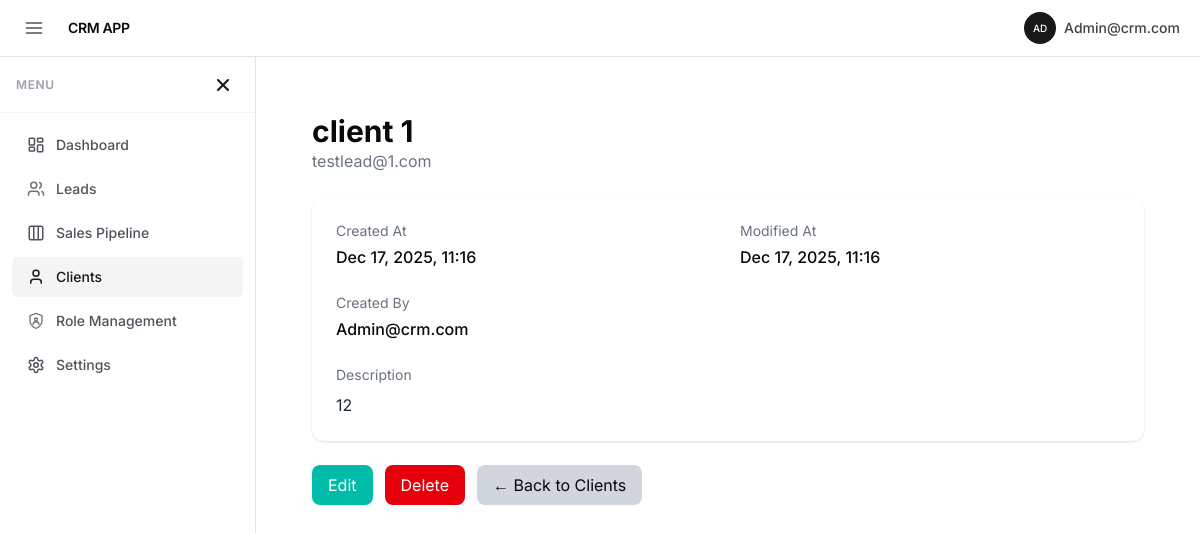
/dashboard/clients/1/ (signed in), run on the app's committed database.
### settings/models.py (models this page shows, shortened)
class AppSetting(models.Model):
    app_name = models.CharField(max_length=100, default="Teal CRM")
    base_url = models.URLField(blank=True, default="")
    logo = models.ImageField(
        upload_to="branding/",
        blank=True,
        null=True
    )
    smtp_host = models.CharField(max_length=255, blank=True)
    smtp_port = models.PositiveIntegerField(default=587)
    smtp_username = models.CharField(max_length=255, blank=True)
    smtp_password = models.CharField(max_length=255, blank=True)
    smtp_use_tls = models.BooleanField(default=True)
    smtp_use_ssl = models.BooleanField(default=False)
    smtp_from_email = models.EmailField(blank=True)

### client/models.py (models this page shows, shortened)
class Client(models.Model):
    name = models.CharField(max_length=255)
    email = models.EmailField(unique=True)
    description = models.TextField(blank=True, null=True)
    created_by = models.ForeignKey(User, related_name='leads' ,on_delete=models.CASCADE)
    created_at = models.DateTimeField(auto_now_add=True)
    modified_at = models.DateTimeField(auto_now=True)
    deleted_at = models.DateTimeField(null=True, blank=True)
    deleted_by = models.ForeignKey(
        settings.AUTH_USER_MODEL,
        null=True,
        blank=True,
        on_delete=models.SET_NULL,
        related_name='deleted_clients'
    )

### client/views.py (the view)
# urls.py: path('<int:pk>/', views.clients_detail, name='clients_detail'),
@login_required
def clients_detail(request, pk):
    if "clients.view" not in request.user_perms:
        return HttpResponse(status=403)
    client = get_object_or_404(
        Client,
        pk=pk,
        created_by=request.user,
        deleted_at__isnull=True
    )
    return render(request, "client/clients_detail.html", {
        "client": client
    })

### crm/context_processors.py (called while the page is built)
def app_settings(request):
    setting = AppSetting.objects.first()
    return {
        'app_setting': setting
    }

### userprofile/context_processors.py (called while the page is built)
def sidebar_visibility(request):
    auth_pages = [
        'login',
        'signup',
        'login_otp',
        'verify_login_otp',
        'forgot_password',
        'verify_otp',
        'reset_password'
    ]
    current_url_name = request.resolver_match.url_name if request.resolver_match else None
    show_shell = request.user.is_authenticated and current_url_name not in auth_pages
    return {
        'show_app_shell': show_shell
    }

### client/templates/client/clients_detail.html (shortened to what this page needs)
{% extends 'core/base.html' %}
{% block content %}
<div class="max-w-4xl mx-auto p-6">
    <div class="mb-6">
        <h1 class="text-3xl font-bold">{{ client.name }}</h1>
        <p class="text-gray-500">{{ client.email }}</p>
    </div>
    <div class="bg-white rounded-xl shadow p-6 space-y-6">
        <div class="grid grid-cols-1 md:grid-cols-2 gap-6">
            <div>
                <p class="text-sm text-gray-500">Created At</p>
                <p class="mt-1 font-medium">
                    {{ client.created_at|date:"M d, Y, H:i" }}
                </p>
            </div>
            <div>
                <p class="text-sm text-gray-500">Modified At</p>
                <p class="mt-1 font-medium">
                    {{ client.modified_at|date:"M d, Y, H:i" }}
                </p>
            </div>
            <div>
                <p class="text-sm text-gray-500">Created By</p>
                <p class="mt-1 font-medium">
                    {{ client.created_by.username }}
                </p>
            </div>
        </div>
        <div>
            <p class="text-sm text-gray-500">Description</p>
            <p class="mt-2 text-gray-800">
                {{ client.description|default:"No description provided." }}
            </p>
        </div>
    </div>
    <div class="mt-6 flex gap-3">
        {% if "clients.edit" in request.user_perms %}
        <a href="{% url 'clients_edit' client.id %}"
           class="px-4 py-2 bg-teal-500 text-white rounded-lg hover:bg-teal-600">
            Edit
        </a>
        {% endif %}
        {% if "clients.delete" in request.user_perms %}
        <form method="post" action="{% url 'clients_delete' client.id %}">
            <button
                type="submit"
                class="px-4 py-2 bg-red-600 text-white rounded-lg hover:bg-red-700">
                Delete
            </button>
        </form>
        {% endif %}
        <a href="{% url 'clients_list' %}"
           class="px-4 py-2 bg-gray-300 rounded-lg hover:bg-gray-400">
            ← Back to Clients
        </a>
    </div>
</div>
{% endblock %}

### accounts/templates/core/base.html (shortened to what this page needs)
<!doctype html>
<html lang="en">
<head>
    <script src="https://cdn.jsdelivr.net/npm/@tailwindcss/browser@4"></script>
</head>
<body class="h-screen overflow-hidden bg-white text-zinc-950 flex flex-col" x-data="{
    sidebarOpen: localStorage.getItem('sidebarOpen') !=='false',
    toggle() {
        this.sidebarOpen = !this.sidebarOpen;
        localStorage.setItem('sidebarOpen', this.sidebarOpen);
    }
  }"
>
    <header class="flex-none z-30 w-full border-b border-zinc-200 bg-white/80 backdrop-blur-md">
        <div class="flex items-center justify-between px-4 h-14">
            <div class="flex items-center gap-4">
                <button @click="sidebarOpen = !sidebarOpen"
                    class="p-2 rounded-md hover:bg-zinc-100 transition-colors cursor-pointer text-zinc-600 flex items-center justify-center">
                    <svg xmlns="http://www.w3.org/2000/svg" width="20" height="20" viewBox="0 0 24 24" fill="none"
                        stroke="currentColor" stroke-width="2" stroke-linecap="round" stroke-linejoin="round">
                        <line x1="3" x2="21" y1="6" y2="6" />
                        <line x1="3" x2="21" y1="12" y2="12" />
                        <line x1="3" x2="21" y1="18" y2="18" />
                    </svg>
                </button>
                <a href="{% url 'dashboard' %}" class="flex items-center">
                    {% if app_setting.logo %}
                    <img src="{{ app_setting.logo.url }}" alt="logo" class="h-7 w-auto object-contain">
                    {% else %}
                    <span class="text-sm font-semibold tracking-tight uppercase">
                        {{ app_setting.app_name|default:"Teal CRM" }}
                    </span>
                    {% endif %}
                </a>
            </div>
            <div class="flex items-center gap-2">
                {% if request.show_app_shell %}
                <div class="relative" x-data="{ open: false }" @mouseenter="open = true" @mouseleave="open = false">
                    <button @click="open = !open"
                        class="flex items-center gap-2 p-1 rounded-full hover:bg-zinc-100 transition cursor-pointer">
                        {% with request.user.account_profile as ap %}
                        {% if ap and ap.avatar %}
                        <img src="{{ ap.avatar.url }}" class="w-8 h-8 rounded-full object-cover">
                        {% else %}
                        <div class="w-8 h-8 rounded-full bg-zinc-900 flex items-center justify-center text-[10px] text-white font-medium uppercase">
                            {{ request.user.username|slice:":2" }}
                        </div>
                        {% endif %}
                        {% endwith %}
                        <div class="text-sm font-medium text-zinc-700 hidden sm:block">{{ request.user.username }}</div>
                    </button>
                </div>
                {% endif %}
            </div>
        </div>
    </header>
    <div class="flex flex-1 overflow-hidden">
        {% if request.show_app_shell %}
        <aside x-show="sidebarOpen" x-cloak
            class="fixed inset-y-0 left-0 z-50 w-64 bg-white border-r border-zinc-200 transition-transform md:static md:translate-x-0 flex flex-col overflow-hidden"
            :class="sidebarOpen ? 'translate-x-0' : '-translate-x-full'">
            <div class="flex-none flex items-center justify-between px-4 h-14 border-b border-zinc-100">
                <span class="text-xs font-semibold uppercase tracking-wider text-zinc-400">Menu</span>
                <button @click="sidebarOpen = false"
                    class="p-1.5 hover:bg-zinc-100 rounded-md text-zinc-900 transition-colors flex items-center justify-center">
                    <svg xmlns="http://www.w3.org/2000/svg" width="20" height="20" viewBox="0 0 24 24" fill="none"
                        stroke="currentColor" stroke-width="2.5" stroke-linecap="round" stroke-linejoin="round">
                        <line x1="18" y1="6" x2="6" y2="18" />
                        <line x1="6" y1="6" x2="18" y2="18" />
                    </svg>
                </button>
            </div>
            <nav class="flex-1 overflow-y-auto p-3 space-y-1">
                <a href="{% url 'dashboard' %}"
                    class="flex items-center px-3 py-2 rounded-md text-sm font-medium transition-colors
                    {% if request.resolver_match.url_name == 'dashboard' %} bg-zinc-100 text-zinc-900 {% else %} text-zinc-600 hover:bg-zinc-50 hover:text-zinc-900 {% endif %}">
                    <div class="w-6 h-6 flex items-center justify-center mr-2">
                        <svg width="18" height="18" viewBox="0 0 24 24" fill="none" stroke="currentColor" stroke-width="2"><rect width="7" height="9" x="3" y="3" rx="1" /><rect width="7" height="5" x="14" y="3" rx="1" /><rect width="7" height="9" x="14" y="12" rx="1" /><rect width="7" height="5" x="3" y="15" rx="1" /></svg>
                    </div>
                    Dashboard
                </a>
                {% if request.sidebar.leads %}
                <a href="{% url 'leads_list' %}"
                    class="flex items-center px-3 py-2 rounded-md text-sm font-medium transition-colors
                    {% if 'leads' in request.path %} bg-zinc-100 text-zinc-900 {% else %} text-zinc-600 hover:bg-zinc-50 hover:text-zinc-900 {% endif %}">
                    <div class="w-6 h-6 flex items-center justify-center mr-2 text-zinc-500">
                        <svg width="18" height="18" viewBox="0 0 24 24" fill="none" stroke="currentColor" stroke-width="2"><path d="M16 21v-2a4 4 0 0 0-4-4H6a4 4 0 0 0-4 4v2" /><circle cx="9" cy="7" r="4" /><path d="M22 21v-2a4 4 0 0 0-3-3.87" /><path d="M16 3.13a4 4 0 0 1 0 7.75" /></svg>
                    </div>
                    Leads
                </a>
                {% endif %}
                {% if request.sidebar.pipeline %}
                <a href="{% url 'leads_pipeline' %}"
                    class="flex items-center px-3 py-2 rounded-md text-sm font-medium transition-colors
                    {% if 'pipeline' in request.path %} bg-zinc-100 text-zinc-900 {% else %} text-zinc-600 hover:bg-zinc-50 hover:text-zinc-900 {% endif %}">
                    <div class="w-6 h-6 flex items-center justify-center mr-2">
                        <svg width="18" height="18" viewBox="0 0 24 24" fill="none" stroke="currentColor" stroke-width="2"><rect width="18" height="18" x="3" y="3" rx="2" /><path d="M9 3v18" /><path d="M15 3v18" /></svg>
                    </div>
                    Sales Pipeline
                </a>
                {% endif %}
                {% if request.sidebar.clients %}
                <a href="{% url 'clients_list' %}"
                    class="flex items-center px-3 py-2 rounded-md text-sm font-medium transition-colors
                    {% if 'clients' in request.path %} bg-zinc-100 text-zinc-900 {% else %} text-zinc-600 hover:bg-zinc-50 hover:text-zinc-900 {% endif %}">
                    <div class="w-6 h-6 flex items-center justify-center mr-2">
                        <svg width="18" height="18" viewBox="0 0 24 24" fill="none" stroke="currentColor" stroke-width="2"><path d="M19 21v-2a4 4 0 0 0-4-4H9a4 4 0 0 0-4 4v2" /><circle cx="12" cy="7" r="4" /></svg>
                    </div>
                    Clients
                </a>
                {% endif %}
                {% if request.sidebar.roles %}
                <a href="{% url 'roles:user_list' %}"
                   class="flex items-center px-3 py-2 rounded-md text-sm font-medium transition-colors
                    {% if 'roles' in request.path %} bg-zinc-100 text-zinc-900 {% else %} text-zinc-600 hover:bg-zinc-50 hover:text-zinc-900 {% endif %}">
                    <div class="w-6 h-6 flex items-center justify-center mr-2 text-zinc-500">
                        <svg width="18" height="18" viewBox="0 0 24 24" fill="none" stroke="currentColor" stroke-width="1.75"><path d="M12 22s8-4 8-10V5l-8-3-8 3v7c0 6 8 10 8 10" /><path d="M12 8a2 2 0 1 0 0 4 2 2 0 1 0 0-4" /><path d="M8 17a4 4 0 0 1 8 0" /></svg>
                    </div>
                    Role Management
                </a>
                {% endif %}
                {% if request.sidebar.settings %}
                <a href="{% url 'app_settings' %}"
                    class="flex items-center px-3 py-2 rounded-md text-sm font-medium transition-colors
                    {% if 'settings' in request.path %} bg-zinc-100 text-zinc-900 {% else %} text-zinc-600 hover:bg-zinc-50 hover:text-zinc-900 {% endif %}">
                    <div class="w-6 h-6 flex items-center justify-center mr-2">
                    </div>
                    Settings
                </a>
                {% endif %}
            </nav>
        </aside>
        {% endif %}
        <main class="flex-1 overflow-y-auto bg-white min-w-0">
            <div class="px-8 py-8">
                {% block content %}{% endblock %}
            </div>
        </main>
    </div>
</body>
</html>

### accounts/templates/core/base.html (style rules this page uses)
body { font-family: 'Inter', sans-serif; }

### data on the page
AppSetting: app_name "CRM APP"
Client: name "client 1", email "testlead@1.com", created_at "Dec 17, 2025, 11:16", modified_at "Dec 17, 2025, 11:16", created_by.username "Admin@crm.com", description "12"

### other printed values
{{ request.user.username|slice:":2" }} "AD"
{{ request.user.username }} "Admin@crm.com"
